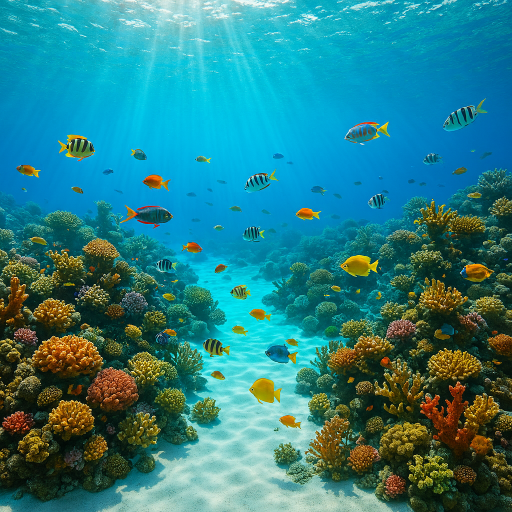
#> input picture scenes/ocean_bg.png, 1024 x 1024 px, found by its file name (shown at 1/2 size)
$ python ocean.py
#> lines starting #> are read from the running program, lines starting #| are printed output that depends on the picture
"""Ocean scene - waves on the surface"""
from PIL import Image, ImageDraw
from scenes.common import *
import random, math

W2, H2 = 320, 240
_bg = Image.open("/home/pi/scenes/ocean_bg.png").convert("RGB").resize((W2, H2))
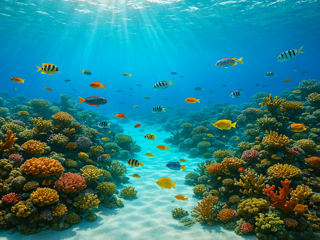
#> _bg: PIL image 320x240 RGB; mean R, G, B 41.1, 126.9, 132.1

# [4 lines left out: function tw2, not called in this run]

class Wave:
    def __init__(self, y_base, amplitude, speed, color, alpha):
        self.y_base = y_base
        self.amplitude = amplitude
        self.speed = speed
        self.color = color
        self.alpha = alpha
        self.phase = random.uniform(0, math.pi * 2)
    def update(self):
        self.phase += self.speed
    # [10 lines left out: function draw, not called in this run]

_waves = [
    Wave(H2//2 + 20, 8, 0.04, (100, 180, 220), 60),
    Wave(H2//2 + 30, 6, 0.03, (80, 160, 210), 50),
    Wave(H2//2 + 40, 5, 0.05, (60, 140, 200), 40),
]
_scroll_x = 0
_scroll_pause = 0
_last_song = ""

# [37 lines left out: function draw_frame, not called in this run]

$ run again, with scenes/cat_mascot.png copied over scenes/ocean_bg.png
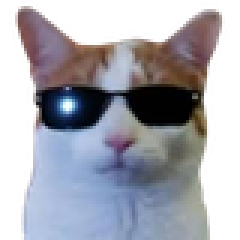
#> input picture scenes/cat_mascot.png, 80 x 80 px, found by its file name (shown 3 times larger)
#> `_bg = Image.open("/home/pi/scenes/ocean_bg.png").convert("RGB").resize..`:
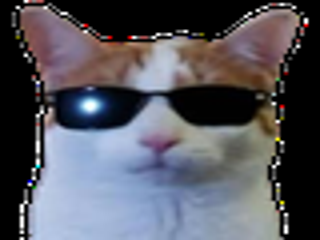
#> _bg: PIL image 320x240 RGB; mean R, G, B 85.7, 85.9, 94.4
